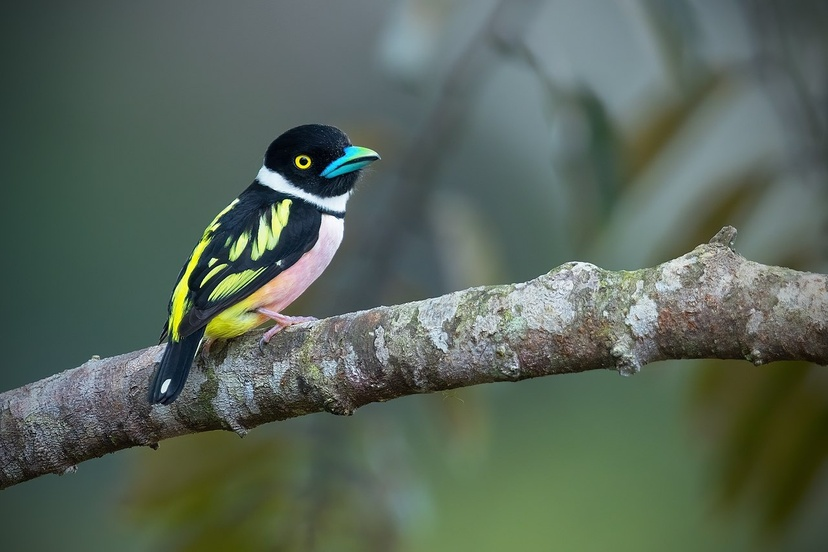
#> input picture module_1/images/black_and_yellow_broadbill.jpg, 828 x 552 px, shrunk from 1280 x 853 before the run
$ jupyter execute template_matching.ipynb
#> lines starting #> are read from the running program, lines starting #| are printed output that depends on the picture; after the words box and inside, x2 and y2 are one past the last pixel; in counts of white or black regions, pixels touching at a corner belong together
[cell 1]
import cv2
from IPython.display import Image
import matplotlib.pyplot as plt

# Load the main image
main_image = cv2.imread('images/black_and_yellow_broadbill.jpg',0)
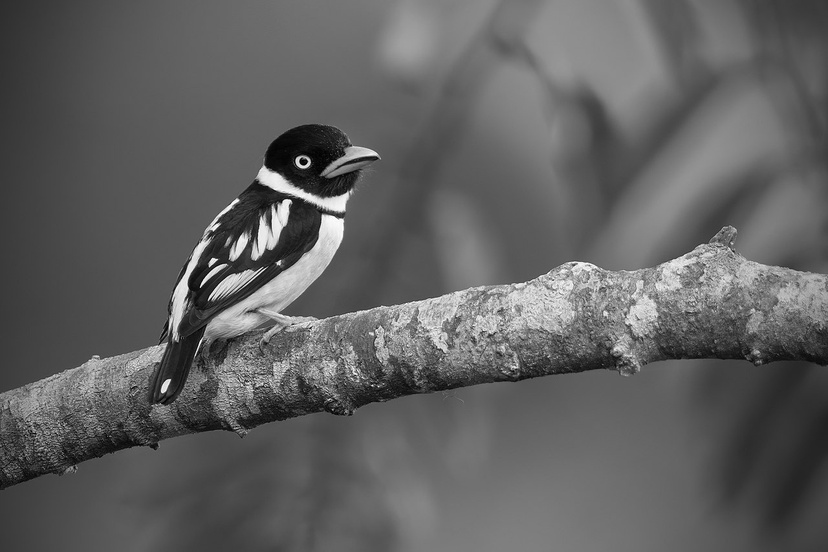
#> main_image: shape (552, 828); min 0, max 255, mean 96.8

# Load the template image
template_image = cv2.imread('images/bird.jpg',0)
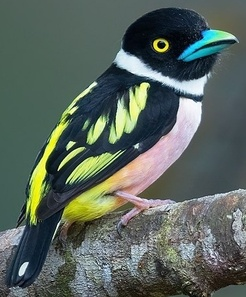
#> input picture module_1/images/bird.jpg, 246 x 297 px, shrunk from 380 x 460 before the run
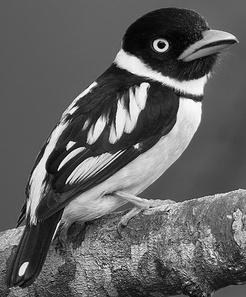
#> template_image: shape (297, 246); min 0, max 255, mean 97.2

[cell 2]
result = cv2.matchTemplate(main_image, template_image, cv2.TM_CCOEFF)
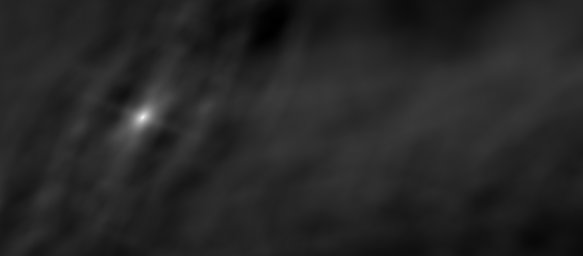
#> result: shape (256, 583) float32; min -36275100, max 211204448, mean 1302512.9; drawn with min black and max white

[cell 3]
min_val, max_val, min_loc, max_loc = cv2.minMaxLoc(result)
#> min_val = -36275100; max_val = 211204448; min_loc = (269, 34); max_loc = (142, 117)

print(min_val, max_val, min_loc, max_loc)
#| -36275100.0 211204448.0 (269, 34) (142, 117)

[cell 4]
# Get the coordinates of the top-left corner of the matched region
top_left = max_loc
#> top_left = (142, 117)

# Get the dimensions of the template image
h, w = template_image.shape
#> h = 297; w = 246

# Get the coordinates of the bottom-right corner of the matched region
bottom_right = (top_left[0] + w, top_left[1] + h)
#> bottom_right = (388, 414)

# Draw a rectangle around the matched region on the main image
cv2.rectangle(main_image, top_left, bottom_right, 255, 2)
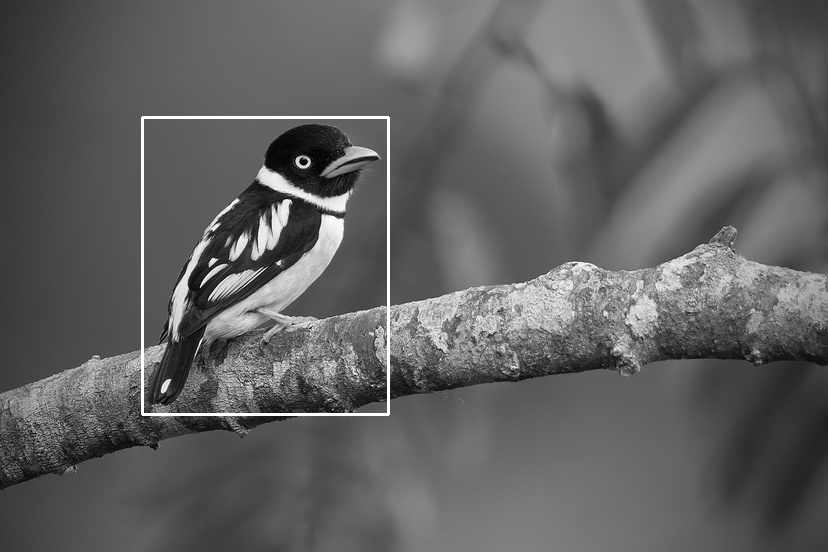
#> main_image: shape (552, 828); 0.71% of pixels changed, all inside (x1, y1, x2, y2) = (141, 116, 390, 416)

[cell 5]
# Save the image
image_path = 'template_match.jpg'
cv2.imwrite(image_path, main_image)

# Display the image
Image(image_path)

[cell 6]
# Load another image
main_image = cv2.imread('images/template_matching2.jpg',0)
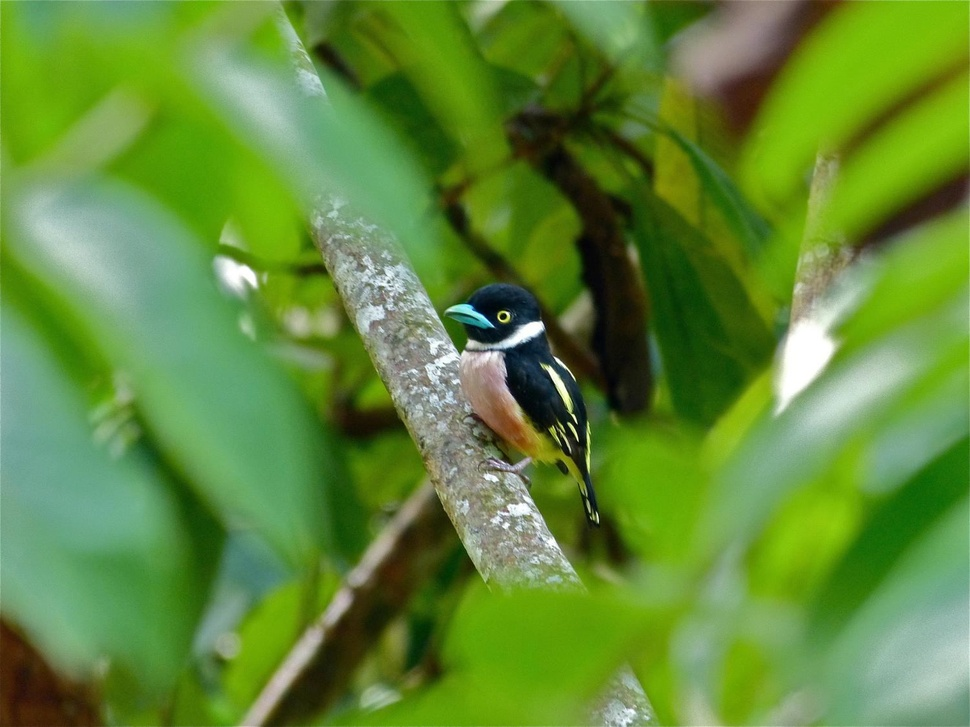
#> input picture module_1/images/template_matching2.jpg, 970 x 727 px, shrunk from 1500 x 1125 before the run
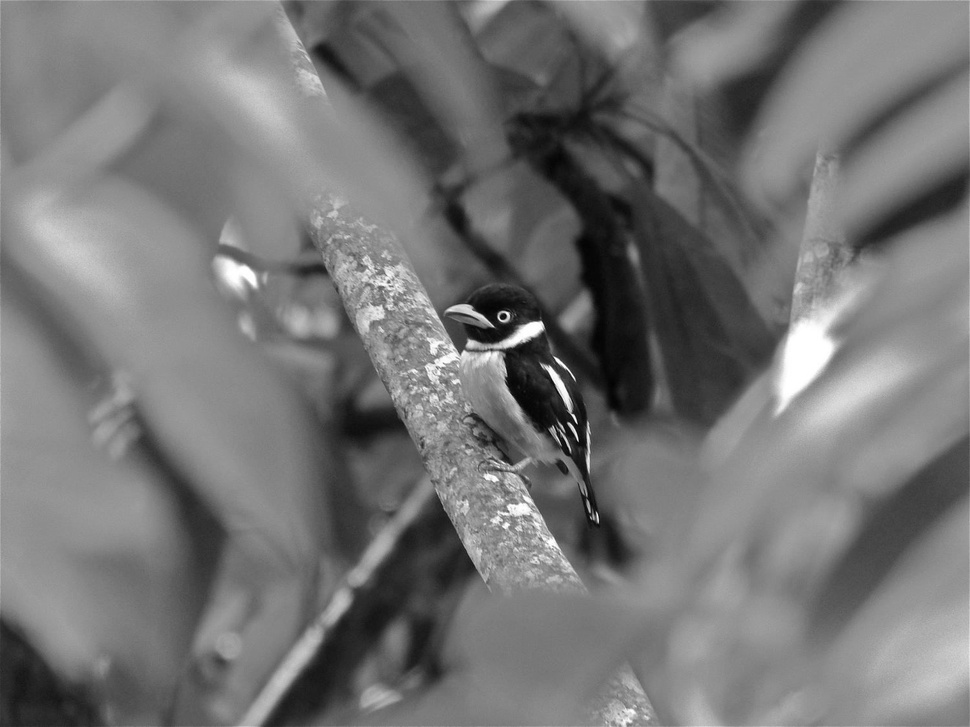
#> main_image: shape (727, 970); min 1, max 255, mean 116.6
main_image = cv2.flip(main_image, 1)
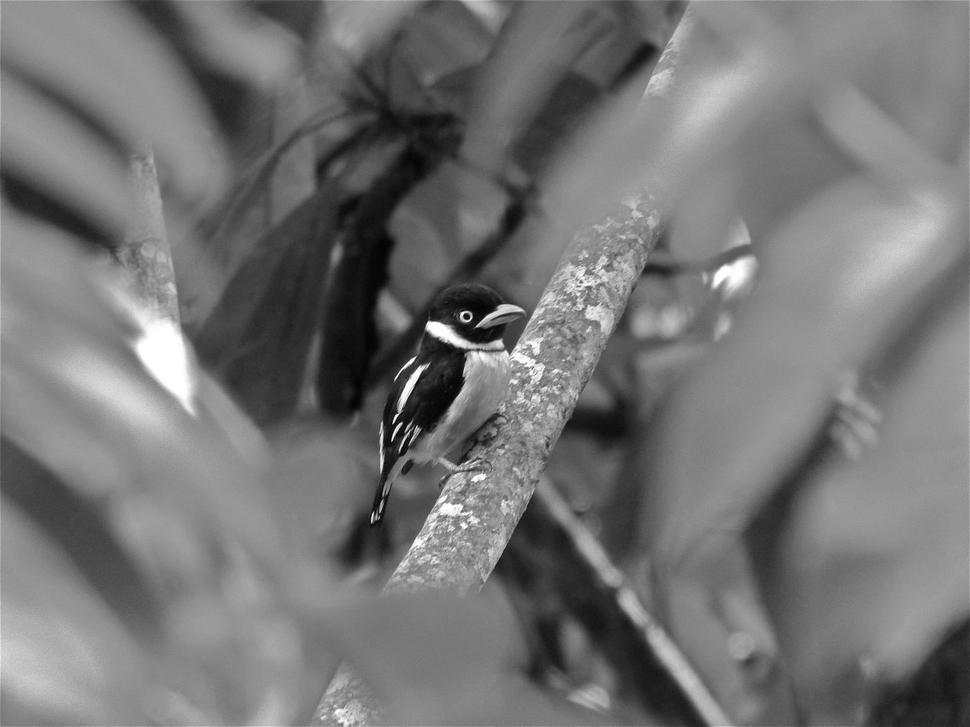
#> main_image: shape (727, 970); min 1, max 255, mean 116.6

result = cv2.matchTemplate(main_image, template_image, cv2.TM_CCOEFF)
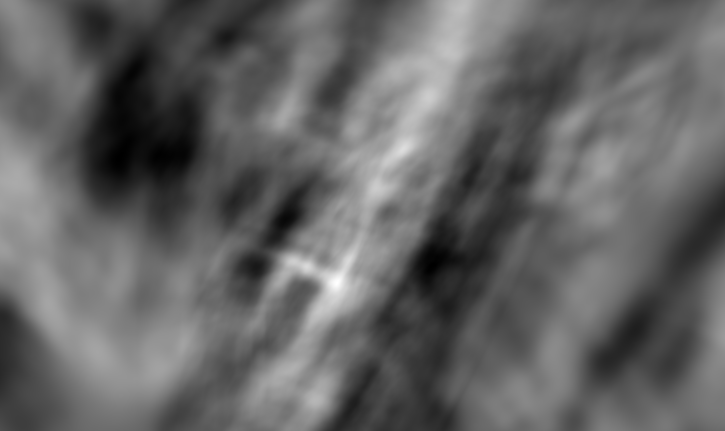
#> result: shape (431, 725) float32; min -33699684, max 52444288, mean 205734.1; drawn with min black and max white
min_val, max_val, min_loc, max_loc = cv2.minMaxLoc(result)
#> min_val = -33699684; max_val = 52444288; min_loc = (431, 265); max_loc = (337, 282)
# Get the coordinates of the top-left corner of the matched region
top_left = max_loc
#> top_left = (337, 282)

# Get the dimensions of the template image
h, w = template_image.shape

# Get the coordinates of the bottom-right corner of the matched region
bottom_right = (top_left[0] + w, top_left[1] + h)
#> bottom_right = (583, 579)

# Draw a rectangle around the matched region on the main image
cv2.rectangle(main_image, top_left, bottom_right, 255, 2)
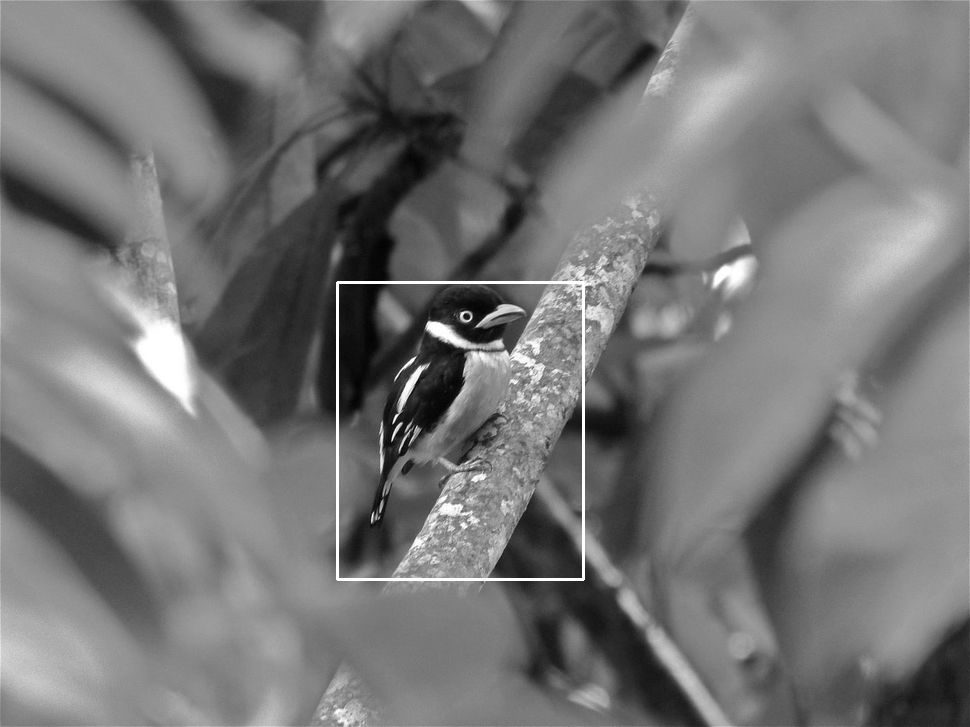
#> main_image: shape (727, 970); 0.46% of pixels changed, all inside (x1, y1, x2, y2) = (336, 281, 585, 581)

# Save the image
image_path = 'images/template_match2.jpg'
cv2.imwrite(image_path, main_image)

# Display the image
Image(image_path)
